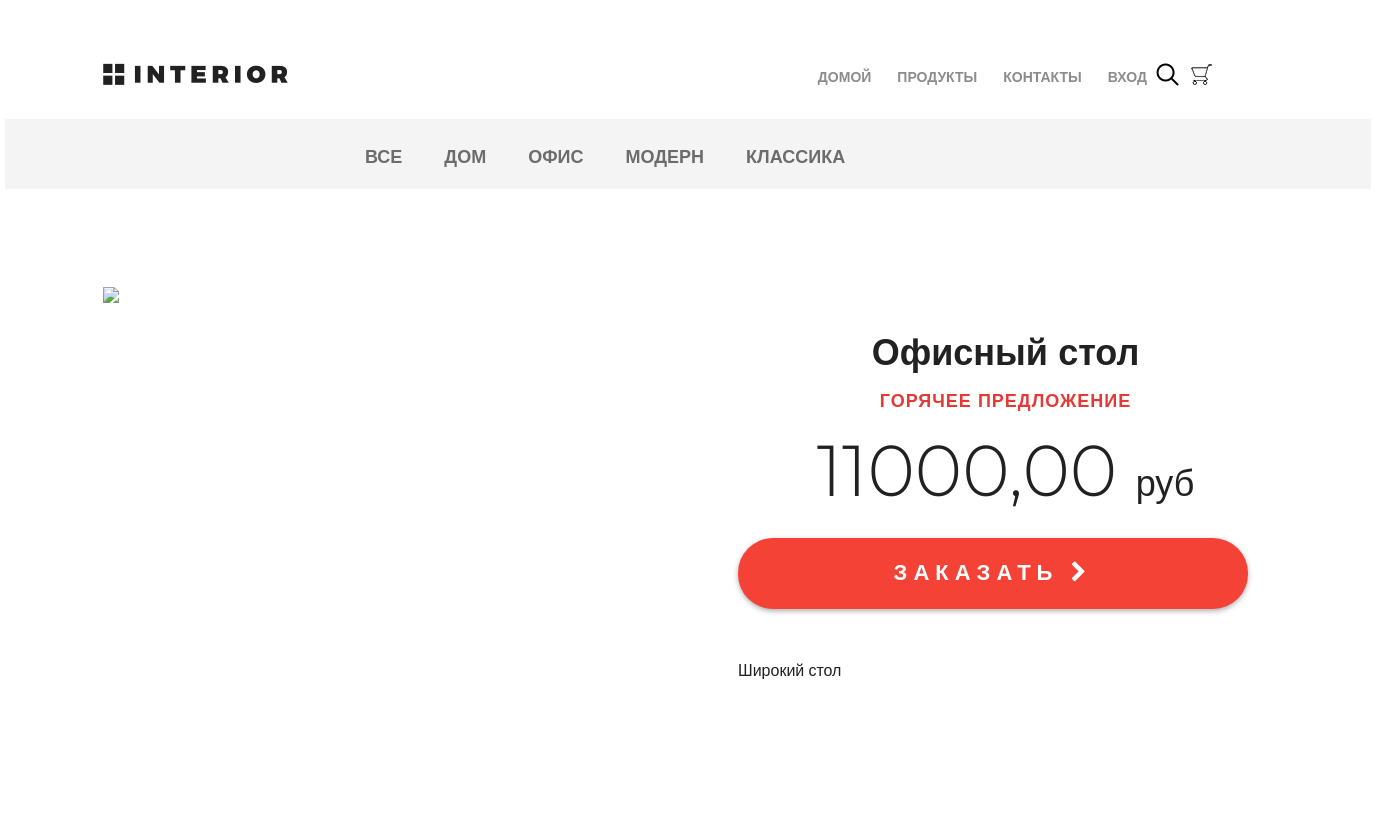
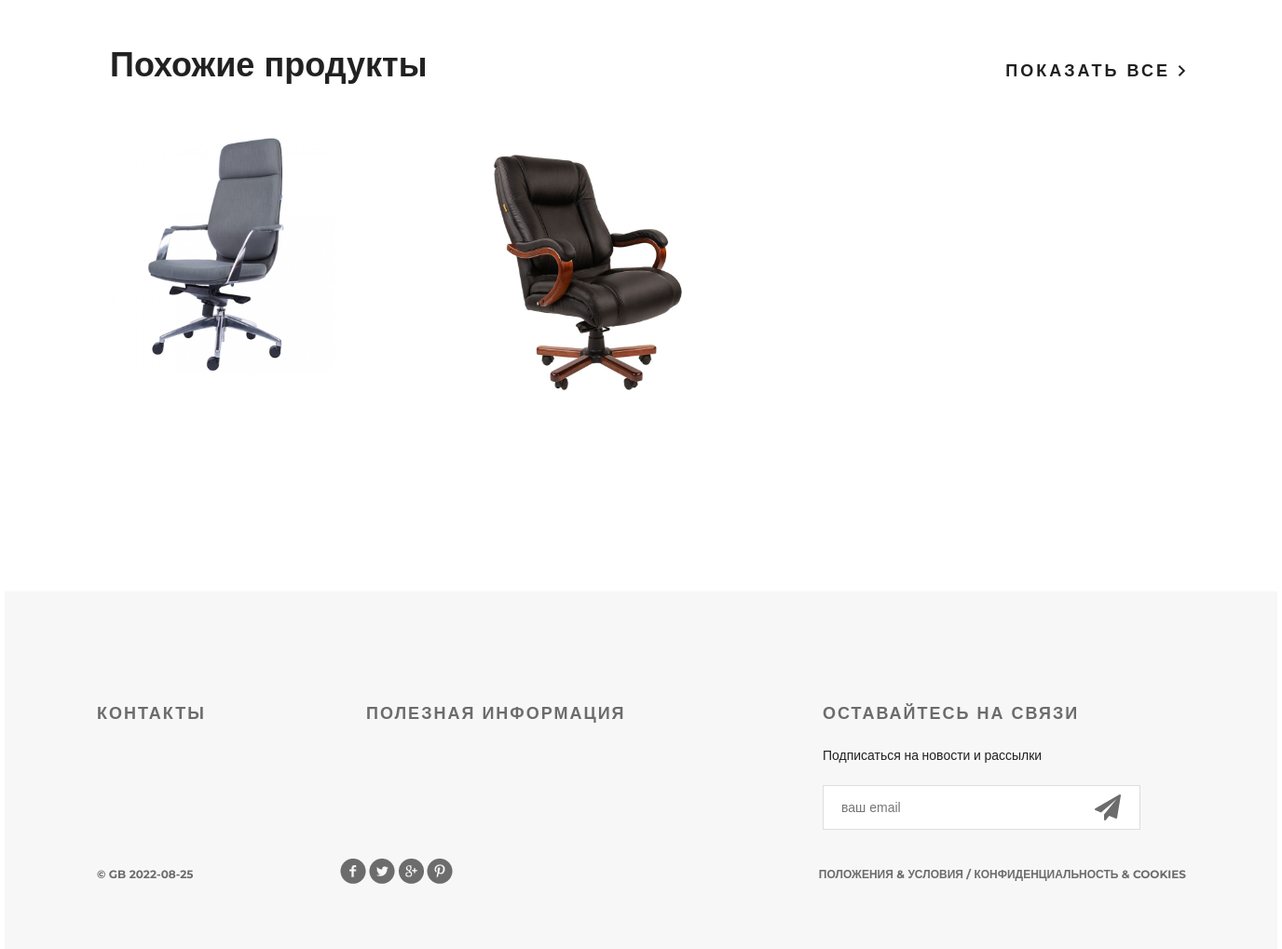
Screenshot of /products/ with the database file from the repository (2 pictures, top to bottom).
### mainapp/models.py (models this page shows, shortened)
class Category(models.Model):
    name = models.CharField(max_length=128, verbose_name='Название', unique=True)
    description = models.TextField(verbose_name='Описание')
    is_active = models.BooleanField(default=True, verbose_name='Активен')
    class Meta:
        verbose_name = 'категория'
        verbose_name_plural = 'категории'
        ordering = ('pk',)

class Product(models.Model):
    category = models.ForeignKey(Category, on_delete=models.CASCADE, verbose_name='Категория')
    name = models.CharField(max_length=128, verbose_name='Название', unique=True)
    image = models.ImageField(upload_to='product', blank=True, null=True, verbose_name='Изображение')
    short_desk = models.CharField(max_length=128, verbose_name='Краткое описание')
    description = models.TextField(verbose_name='Описание')
    price = models.DecimalField(max_digits=8, decimal_places=2, verbose_name='Цена')
    quantity = models.PositiveSmallIntegerField(default=0, verbose_name='Количество')
    is_active = models.BooleanField(default=True, verbose_name='Активен')
    class Meta:
        verbose_name = 'продукт'
        verbose_name_plural = 'продукты'

### mainapp/views.py (the view, shortened to what this page needs)
# urls.py: path('products/', include('mainapp.urls', namespace='products')),
def products(request, pk=None):
    links_menu = Category.objects.all()
    hot_product = get_hot_product()
    same_products = get_same_products(hot_product)
    context = {
        'links_menu': links_menu,
        'hot_product': hot_product,
        'same_products': same_products
    }
    return render(request, 'mainapp/products.html', context)

### mainapp/context_processors.py (called while the page is built)
def basket(request):
    print('context processor')
    basket = []
    if request.user.is_authenticated:
        basket = Basket.objects.filter(user=request.user)
    return {
        'basket': basket,
    }

### mainapp/services.py (called while the page is built)
def get_hot_product():
    return Product.objects.all().order_by('?').first()

def get_same_products(product):
    return Product.objects.filter(category=product.category).exclude(pk=product.pk)[:3]

### mainapp/templates/mainapp/products.html (shortened to what this page needs)
{% extends 'mainapp/base.html' %}
{% load static %}
{% block menu %}
	<div class="hero-white">
		<div class="header clearfix">
			{% include 'mainapp/includes/inc_main_menu.html' %}
		</div>
	</div>
{% endblock %}
{% block content %}
	<div class="details">
		<div class="links clearfix">
			{% include 'mainapp/includes/inc_products_menu.html' %}
		</div>
		<div class="details-products">
			<div class="details-slider">
				<div class="slider-product">
					<img src="/media/{{ hot_product.image }}">
				</div>
			</div>
			<div class="description">
				<h3 class="big-bold">{{ hot_product.name }}</h3>
				<h3 class="red">горячее предложение</h3>
				<p class="price"> {{ hot_product.price|floatformat:2 }} <span>руб</span></p>
				<a href="{% url 'basket:add' hot_product.pk %}" class="red-button">
					заказать <i class="fa fa-chevron-right" aria-hidden="true"></i>
				</a>
				<div class="description-text">
					<p>{{ hot_product.short_desk }}</p>
				</div>
			</div>
		</div>
		<div class="related">
			<div class="title clearfix">
				<h2>Похожие продукты</h2>
				<a class="explore" href="#">показать все <img src="{% static 'img/arrow.png' %}" alt=""></a>
			</div>
			<div class="related-products clearfix">
				{% for product in same_products %}
				<div class="block">
					<a href="{% url 'products:product_item' product.pk %}"><img src="/media/{{ product.image }}" alt="">
					</a>
				</div>
				{% endfor %}
			</div>
		</div>
	</div>
{% endblock %}

### mainapp/templates/mainapp/includes/inc_products_menu.html
<ul class="links-menu">
    <li>
        <a href="{% url 'products:product_list' 0 %}"
        {% if request.resolver_match.kwargs.pk == 0 %}class="active"{% endif %}>
            все
        </a>
    </li>
    {% for link_menu in links_menu %}
        <li>
            <a href="{% url 'products:product_list' link_menu.pk %}"
               {% if request.resolver_match.kwargs.pk == link_menu.pk %}class="active"{% endif %}>
                {{link_menu.name}}
            </a>
        </li>
    {% endfor %}
</ul>

### static/css/style.css (style rules this page uses)
* { margin: 0; padding: 0; }
body { font-family: 'Montserrat', sans-serif; }
html, body { height: 100%; }
.clearfix:after { content: ""; display: block; clear: both; }
.explore { text-transform: uppercase; color: #212121; font-size: 18px; font-weight: 700; line-height: 24px; text-align: center; float: right; margin-top: 138px; letter-spacing: 3px; text-decoration: none; }
.big-bold { color: #212121; font-size: 36px; font-weight: 700; text-align: left; margin-bottom: 24px; line-height: 36px; }
.title { height: 152px; margin-right: 15px; }
.title h2 { float: left; margin-top: 118px; color: #212121; font-size: 36px; font-weight: 700; text-align: left; margin-left: 15px; }
.red { text-transform: uppercase; color: #e53935; font-size: 18px; font-weight: 700; text-align: left; letter-spacing: 1px; line-height: 17px; margin-bottom: 22px; }
.hero-white { background-color: #fff; height: 119px; padding-left: 98px; padding-right: 211px; position: relative; }
.links { height: 70px; background-color: #f4f4f4; position: relative; padding-left: 360px; }
.links-menu { margin: 27px auto 0px; position: absolute; }
.links-menu li { float: left; list-style-type: none; padding-right: 42px; }
.links-menu li a { text-decoration: none; color: #6c6c6c; font-size: 18px; font-weight: 700; text-transform: uppercase; }
.details-products { padding-left: 98px; padding-right: 98px; margin-top: 98px; height: 551px; }
.details-slider { width: 570px; float: left; margin-right: 30px; }
.slider-product { width: 570px; height: 400px; }
.description { width: 535px; float: right; padding-left: 35px }
.description .big-bold { color: #212121; font-size: 36px; font-weight: 700; text-align: center; margin-top: 47px; margin-bottom: 0px; }
.description .red { text-transform: uppercase; color: #e53935; font-size: 18px; font-weight: 700; text-align: center; letter-spacing: 1px; line-height: 17px; margin-top: 23px; margin-bottom: 36px; }
.description .price { color: #212121; font-size: 72px; font-weight: 300; line-height: 48px; text-align: center; }
.description .price span { color: #212121; font-size: 36px; font-weight: 300; line-height: 48px; text-align: center; }
.red-button { display: block; height: 71px; width: 510px; border-radius: 35px; background-color: #f44336; text-align: center; text-transform: uppercase; text-decoration: none; color: #ffffff; font-size: 22px; font-weight: 700; line-height: 24px; box-shadow: 0px 2px 4.85px 0.15px rgba(33, 33, 33, 0.35); line-height: 70px; letter-spacing: 6px; margin-top: 31px; }
.description-text { margin-top: 50px; color: #212121; font-size: 16px; font-weight: 300; line-height: 24px; text-align: left; }
.description-text p { margin-bottom: 0.5em; }
.related { padding: 0px 98px; }
.related .title { height: 143px; margin-right: 0; }
.related .title h2 { margin-top: 45px; }
.related .title .explore { margin-top: 62px; }
.related-products { margin-bottom: 120px; }
.related-products .block a img { float: left; }
.related-products .block { float: left; margin-right: 30px; display: block; height: 370px; width: 370px; position: relative; }
.related-products .block:nth-child(3n) { margin-right: 0px; }

### rows the page displays
Category: name "ДОМ"
Category: name "ОФИС"
Category: name "МОДЕРН"
Category: name "КЛАССИКА"
Product: name "Офисный стол", price "11000,00", short_desk "Широкий стол"
Product: image (picture)
Product: image (picture)
